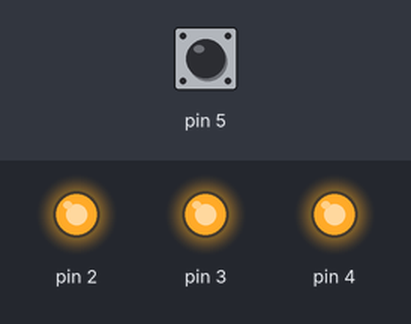
The sketch below on a simulated Arduino Uno, built with avr-gcc and run on an emulated ATmega328P. On the bench: output pins drawn as LEDs (lit = HIGH). The inputs (shaded band) are chosen by the test bench; at power-on: pin 5 HIGH. What the sketch prints to the serial monitor is not drawn.

Above: at 1.2 s.
1.3 s: pin 5 pulled LOW for 0.15 s
At 2.5 s:
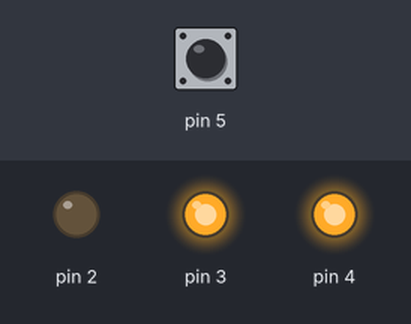
2.9 s: pin 5 pulled LOW for 1 s
At 3.8 s:
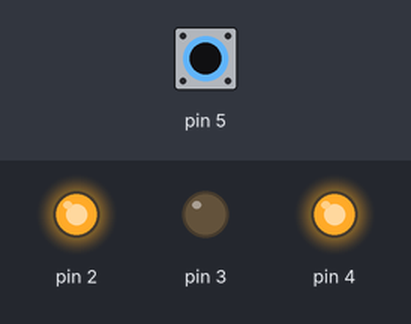
5.4 s: pin 5 pulled LOW for 0.15 s
At 6.6 s:
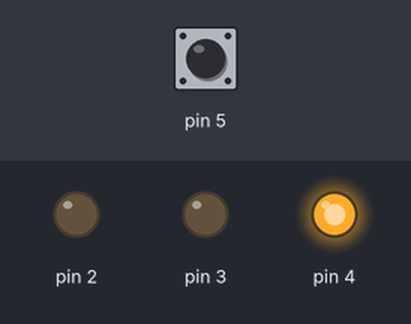
7.0 s: pin 5 pulled LOW for 3.2 s
At 8.0 s:
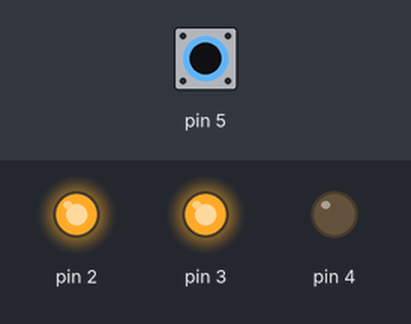
11.7 s: pin 5 pulled LOW for 0.15 s
At 12.8 s:
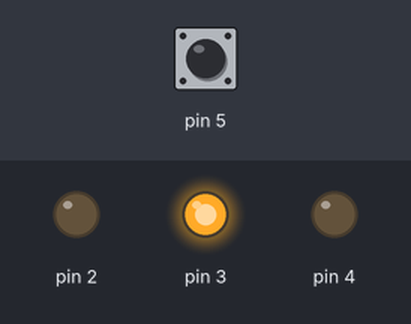
13.3 s: pin 5 pulled LOW for 1 s
At 14.0 s:
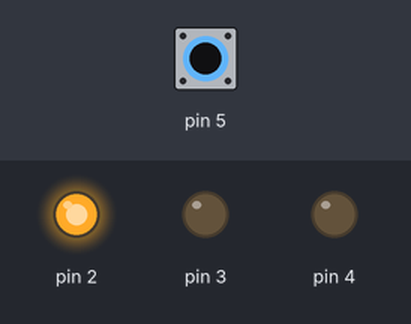
Timing chart, 0 to 16.3 s (numbered marks = the images above; inputs shaded):
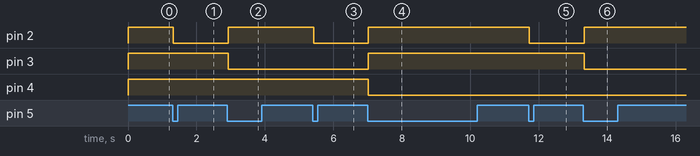

Measured:
- after the input at 1.3 s, pin 2: HIGH → LOW at once
- after the input at 2.9 s, pin 2: LOW → HIGH at once; pin 3: HIGH → LOW at once
- after the input at 5.4 s, pin 2: HIGH → LOW at once
- after the input at 7.0 s, pin 2, pin 3: LOW → HIGH at once; pin 4: HIGH → LOW at once
- after the input at 11.7 s, pin 2: HIGH → LOW at once
- after the input at 13.3 s, pin 2: LOW → HIGH at once; pin 3: HIGH → LOW at once

The sketch:

ButtonChangeColor.ino
```cpp
int red = 0;
int green = 0;
int blue = 0;
int i = 0;
int flag_up = 1;

void setup() {
  // put your setup code here, to run once:
  pinMode(2, OUTPUT);
  pinMode(3, OUTPUT);
  pinMode(4, OUTPUT);
  pinMode(5, INPUT_PULLUP);
  Serial.begin(9600);
}

void loop() {
  // put your main code here, to run repeatedly:
  if (ScanKey() == 1){
    i++;
    if (i > 7){
      i = 0;
    }
  }
  Serial.println(i);

  red = 1 - i % 2;
  green = 1 - i / 2 % 2;
  blue = 1 - i / 4 % 2;
  digitalWrite(2, red);
  digitalWrite(3, green);
  digitalWrite(4, blue);
}

unsigned char ScanKey(){
  if (flag_up && digitalRead(5) == LOW){
    flag_up = 0;
    delay(20);
    if (digitalRead(5) == LOW){
      return 1;
    }
  }
  if (digitalRead(5) == HIGH){
    flag_up = 1;
    return 0;
  }
}
```
